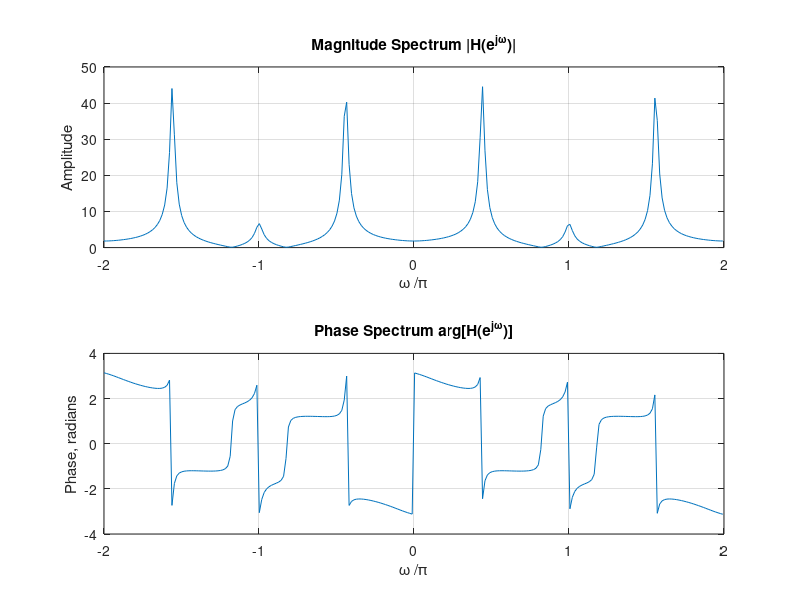

This chart was generated by the following MATLAB code:
clf;
num = [1 -2 -3 0 2]; 
den = [1 0 0.2 0.7 -0.8]; 
w = -2*pi:8*pi/511:2*pi;
H = freqz(num, den, w);
subplot(2,1,1)
plot(w/pi,abs(H));grid
title('Magnitude Spectrum |H(e^{j\omega})|')
xlabel('\omega /\pi');
ylabel('Amplitude');
subplot(2,1,2)
plot(w/pi,angle(H));grid
title('Phase Spectrum arg[H(e^{j\omega})]')
xlabel('\omega /\pi');
ylabel('Phase, radians');